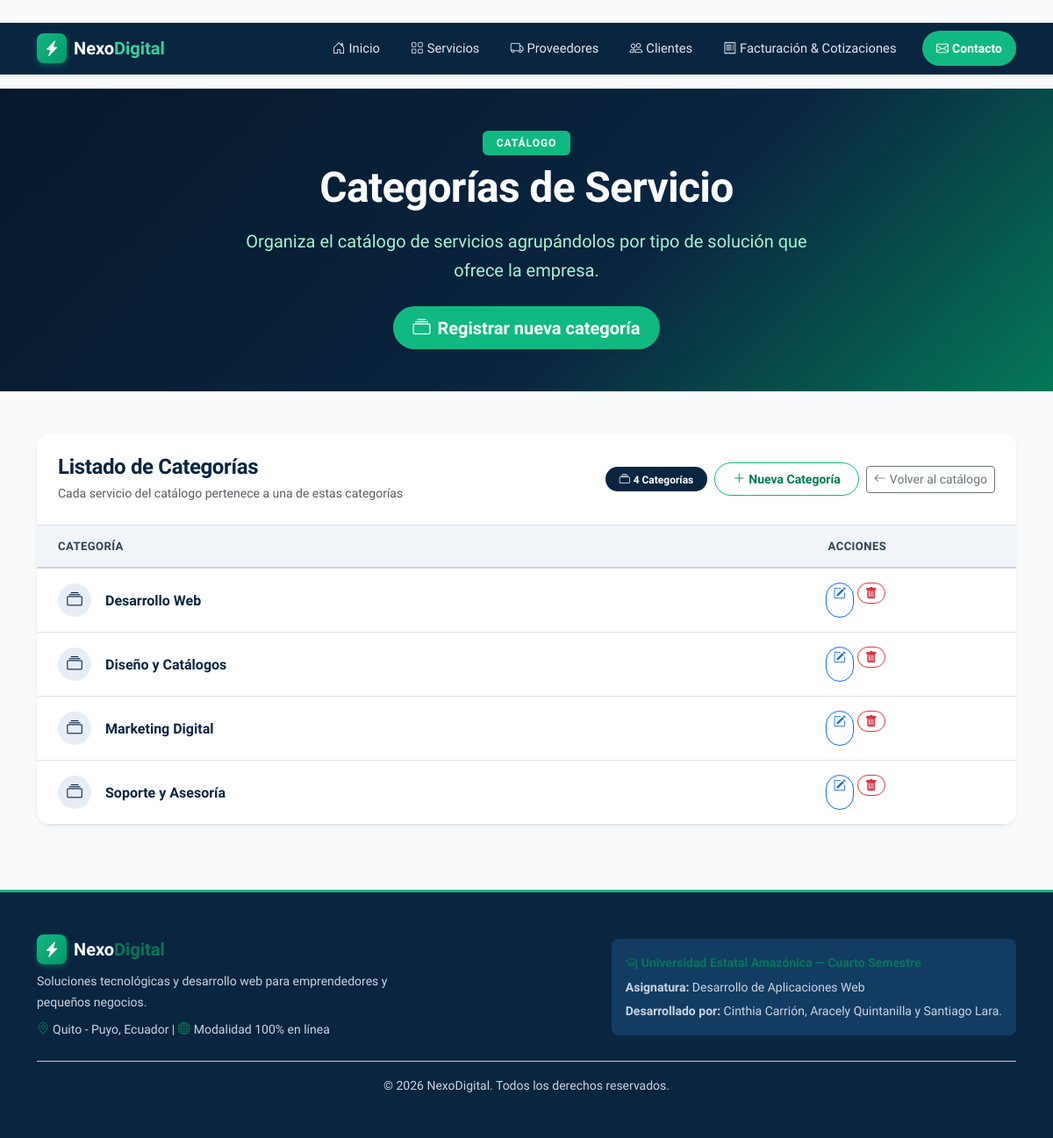
Page /tipos-servicio on the committed database.
### tables this page shows
CREATE TABLE tipos_servicio (
            id INTEGER PRIMARY KEY AUTOINCREMENT,
            nombre TEXT NOT NULL UNIQUE
        );

### app.py (the view)
@app.route('/tipos-servicio')
def tipos_servicio():
    conn = db.get_connection()
    lista_tipos = conn.execute('SELECT * FROM tipos_servicio ORDER BY nombre').fetchall()
    conn.close()
    return render_template('tipos_servicio.html', tipos=lista_tipos)

### db.py (called while the page is built)
def get_connection():
    os.makedirs(DATA_DIR, exist_ok=True)
    conn = sqlite3.connect(DB_PATH)
    conn.row_factory = sqlite3.Row       # permite leer filas como fila['nombre']
    conn.execute('PRAGMA foreign_keys = ON')  # SQLite exige activar las FK en cada conexión
    return conn

### templates/tipos_servicio.html (shortened to what this page needs)
{% extends "base.html" %}
{% block content %}
<section class="page-header py-5 text-white">
    <div class="container text-center">
        <span class="badge bg-emerald mb-2 px-3 py-2 text-uppercase fw-semibold tracking-wider">Catálogo</span>
        <h1 class="display-5 fw-bold mb-3">Categorías de Servicio</h1>
        <p class="lead text-light-emerald mx-auto mb-4" style="max-width: 650px;">
            Organiza el catálogo de servicios agrupándolos por tipo de solución que ofrece la empresa.
        </p>
        <div>
            <a href="{{ url_for('nuevo_tipo_servicio') }}" class="btn btn-verde btn-lg shadow-sm">
                <i class="bi bi-collection me-2"></i>Registrar nueva categoría
            </a>
        </div>
    </div>
</section>
<section class="py-5">
    <div class="container">
        <div class="card shadow-sm border-0 rounded-4 overflow-hidden">
            <div class="card-header bg-white p-4 border-bottom d-flex justify-content-between align-items-center flex-wrap gap-2">
                <div>
                    <h2 class="h4 fw-bold text-navy mb-1">Listado de Categorías</h2>
                    <p class="text-muted small mb-0">Cada servicio del catálogo pertenece a una de estas categorías</p>
                </div>
                <div class="d-flex align-items-center gap-2">
                    <span class="badge bg-navy text-white px-3 py-2 rounded-pill">
                        <i class="bi bi-collection me-1"></i>{{ tipos|length }} Categorías
                    </span>
                    <a href="{{ url_for('nuevo_tipo_servicio') }}" class="btn btn-outline-brand btn-sm">
                        <i class="bi bi-plus-lg me-1"></i>Nueva Categoría
                    </a>
                    <a href="{{ url_for('servicios') }}" class="btn btn-outline-secondary btn-sm">
                        <i class="bi bi-arrow-left me-1"></i>Volver al catálogo
                    </a>
                </div>
            </div>
            <div class="card-body p-0">
                {% if tipos %}
                <div class="table-responsive">
                    <table class="table table-hover align-middle mb-0 custom-table">
                        <thead class="table-navy text-white">
                            <tr>
                                <th class="ps-4 py-3">Categoría</th>
                                <th class="py-3 text-center pe-4">Acciones</th>
                            </tr>
                        </thead>
                        <tbody>
                            {% for tipo in tipos %}
                            <tr>
                                <td class="ps-4 py-3">
                                    <div class="d-flex align-items-center gap-3">
                                        <div class="avatar-circle">
                                            <i class="bi bi-collection"></i>
                                        </div>
                                        <span class="fw-bold text-navy d-block">{{ tipo.nombre }}</span>
                                    </div>
                                </td>
                                <td class="py-3 text-center pe-4">
                                    <div class="d-inline-flex gap-1">
                                        <a href="{{ url_for('editar_tipo_servicio', id=tipo.id) }}" class="btn btn-outline-primary btn-sm rounded-pill" title="Editar categoría">
                                            <i class="bi bi-pencil-square"></i>
                                        </a>
                                        <form method="POST" action="{{ url_for('eliminar_tipo_servicio', id=tipo.id) }}" onsubmit="return confirm('¿Estás seguro de que deseas eliminar la categoría «{{ tipo.nombre }}»?');" class="d-inline">
                                            <button type="submit" class="btn btn-outline-danger btn-sm rounded-pill" title="Eliminar categoría">
                                                <i class="bi bi-trash-fill"></i>
                                            </button>
                                        </form>
                                    </div>
                                </td>
                            </tr>
                            {% endfor %}
                        </tbody>
                    </table>
                </div>
                {% endif %}
            </div>
        </div>
    </div>
</section>
{% endblock %}

### static/css/estilo.css (style rules this page uses)
:root { --navy: #0A2540; --navy-dark: #06182a; --navy-light: #133c63; --navy-subtle: #e6edf5; --emerald: #10b981; --emerald-dark: #047857; --emerald-subtle: #d1fae5; --emerald-text: #065f46; --mint-bright: #34d399; --amber: #f59e0b; --amber-subtle: #fef3c7; --amber-text: #92400e; --rose: #ef4444; --rose-subtle: #fee2e2; --rose-text: #991b1b; --bg-body: #f8fafc; --bg-card: #ffffff; --text-heading: #0f172a; --text-body: #334155; --text-muted: #475569; --border-color: #e2e8f0; --radius-sm: 8px; --radius-md: 12px; --radius-lg: 18px; --shadow-sm: 0 2px 6px rgba(15, 23, 42, 0.04); --shadow-md: 0 4px 16px rgba(15, 23, 42, 0.06); --shadow-hover: 0 10px 24px rgba(15, 23, 42, 0.10); }
body { font-family: 'Plus Jakarta Sans', -apple-system, BlinkMacSystemFont, 'Segoe UI', Roboto, sans-serif; background-color: var(--bg-body); color: var(--text-body); line-height: 1.65; -webkit-font-smoothing: antialiased; }
h1, h2, h3, h4, h5, h6 { color: var(--text-heading); font-weight: 700; letter-spacing: -0.015em; }
.bg-navy { background-color: var(--navy) !important; }
.bg-emerald { background-color: var(--emerald) !important; color: #ffffff !important; }
.text-navy { color: var(--navy) !important; }
.text-light-emerald { color: #a7f3d0 !important; }
.tracking-wider { letter-spacing: 0.08em; }
.hero-section, .page-header { background: linear-gradient(135deg, #06182a 0%, #0A2540 60%, #047857 100%); position: relative; overflow: hidden; }
.hero-section h1, .page-header h1 { color: #ffffff !important; }
.btn-verde { background-color: var(--emerald); color: #ffffff !important; border-radius: 50px; border: none; font-weight: 600; padding: 0.6rem 1.4rem; transition: all 0.2s ease; }
.btn-outline-brand { border: 1.5px solid var(--emerald); color: var(--emerald-dark); font-weight: 600; border-radius: 50px; padding: 0.45rem 1.25rem; background-color: #ffffff; transition: all 0.2s ease; }
.card { border-radius: var(--radius-md); background-color: var(--bg-card); border: 1px solid var(--border-color); box-shadow: var(--shadow-sm); transition: transform 0.2s ease, box-shadow 0.2s ease; }
.avatar-circle { width: 38px; height: 38px; border-radius: 50%; background-color: var(--navy-subtle); color: var(--navy); display: inline-flex; align-items: center; justify-content: center; font-size: 1.1rem; }
.custom-table thead th { background-color: #f1f5f9; color: #334155; font-weight: 700; border-bottom: 2px solid #cbd5e1; font-size: 0.82rem; text-transform: uppercase; letter-spacing: 0.03em; padding: 0.85rem 0.75rem; }
.custom-table tbody tr { transition: background-color 0.15s ease; }

### rows in the picture
tipos_servicio: nombre "Desarrollo Web"
tipos_servicio: nombre "Diseño y Catálogos"
tipos_servicio: nombre "Marketing Digital"
tipos_servicio: nombre "Soporte y Asesoría"

### other values in the picture
{{ tipos|length }} "4"
